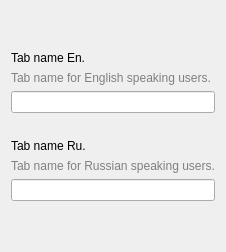
  <widget class="QWizardPage" name="wizardPage_9">
   <property name="title">
    <string>Tab.</string>
   </property>
   <property name="subTitle">
    <string>Move resource on tab.</string>
   </property>
   <layout class="QVBoxLayout" name="verticalLayout_12">
    <item>
     <spacer name="verticalSpacer_25">
      <property name="orientation">
       <enum>Qt::Vertical</enum>
      </property>
      <property name="sizeHint" stdset="0">
       <size>
        <width>20</width>
        <height>40</height>
       </size>
      </property>
     </spacer>
    </item>
    <item>
     <widget class="QLabel" name="label_31">
      <property name="text">
       <string>Tab name En.</string>
      </property>
     </widget>
    </item>
    <item>
     <widget class="QLabel" name="label_32">
      <property name="styleSheet">
       <string notr="true">*{color:gray}</string>
      </property>
      <property name="text">
       <string>Tab name for English speaking users.</string>
      </property>
     </widget>
    </item>
    <item>
     <widget class="QLineEdit" name="TabEn"/>
    </item>
    <item>
     <spacer name="verticalSpacer_24">
      <property name="orientation">
       <enum>Qt::Vertical</enum>
      </property>
      <property name="sizeType">
       <enum>QSizePolicy::Fixed</enum>
      </property>
      <property name="sizeHint" stdset="0">
       <size>
        <width>20</width>
        <height>20</height>
       </size>
      </property>
     </spacer>
    </item>
    <item>
     <widget class="QLabel" name="label_33">
      <property name="text">
       <string>Tab name Ru.</string>
      </property>
     </widget>
    </item>
    <item>
     <widget class="QLabel" name="label_30">
      <property name="styleSheet">
       <string notr="true">*{color:gray}</string>
      </property>
      <property name="text">
       <string>Tab name for Russian speaking users.</string>
      </property>
     </widget>
    </item>
    <item>
     <widget class="QLineEdit" name="TabRu"/>
    </item>
    <item>
     <spacer name="verticalSpacer_26">
      <property name="orientation">
       <enum>Qt::Vertical</enum>
      </property>
      <property name="sizeHint" stdset="0">
       <size>
        <width>20</width>
        <height>40</height>
       </size>
      </property>
     </spacer>
    </item>
   </layout>
  </widget>
